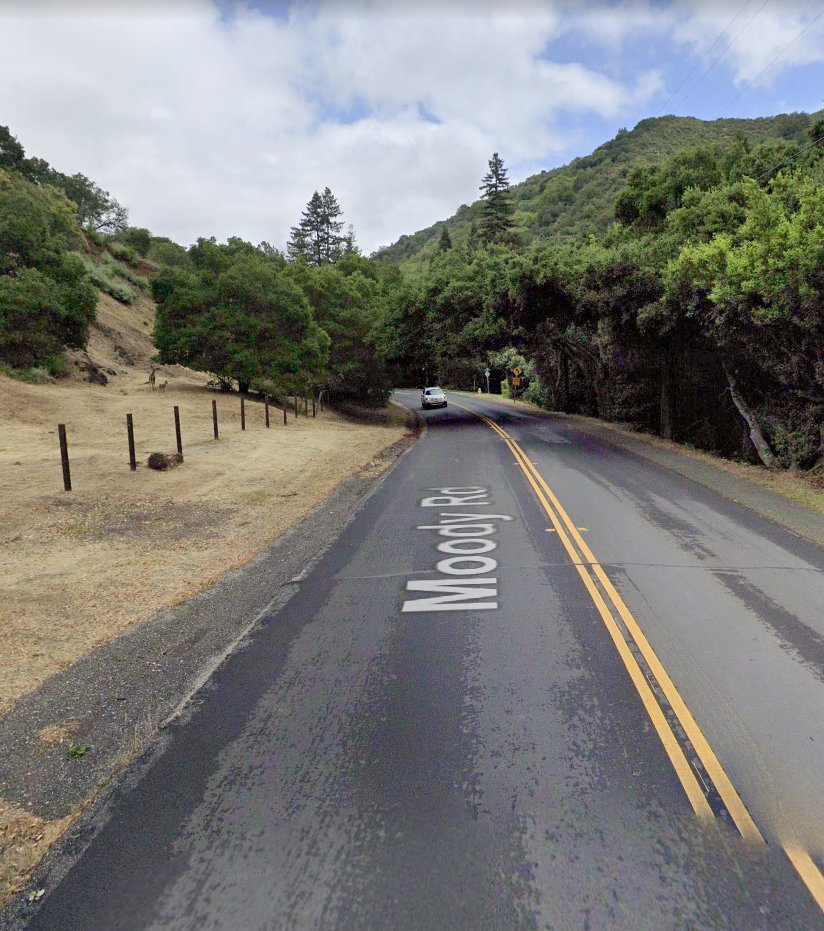
#> input picture images/pm4.png, 824 x 931 px
$ python david_teccie.py   (older library calls are emulated)
#> lines starting #> are read from the running program, lines starting #| are printed output that depends on the picture; after the words box and inside, x2 and y2 are one past the last pixel; in counts of white or black regions, pixels touching at a corner belong together
import numpy as np
import os
import random
import cv2


from skimage.morphology import binary_dilation, binary_erosion

def hist_match(source, template, ignore_black = True):
    """
    https://stackoverflow.com/questions/32655686/histogram-matching-of-two-images-in-python-2-x
    Adjust the pixel values of a grayscale image such that its histogram
    matches that of a target image

    Arguments:
    -----------
        source: np.ndarray
            Image to transform; the histogram is computed over the flattened
            array
        template: np.ndarray
            Template image; can have different dimensions to source
    Returns:
    -----------
        matched: np.ndarray
            The transformed output image
    """

    oldshape = source.shape
    source = source.ravel()
    template = template.ravel()

    # get the set of unique pixel values and their corresponding indices and
    # counts
    s_values, bin_idx, s_counts = np.unique(source, return_inverse=True,return_counts=True)
    if ignore_black:
        s_counts[0] = 0

    t_values, t_counts = np.unique(template, return_counts=True)
    if ignore_black:
        t_counts[0] = 0

    # take the cumsum of the counts and normalize by the number of pixels to
    # get the empirical cumulative distribution functions for the source and
    # template images (maps pixel value --> quantile)
    s_quantiles = np.cumsum(s_counts).astype(np.float64)
    s_quantiles /= s_quantiles[-1]
    t_quantiles = np.cumsum(t_counts).astype(np.float64)
    t_quantiles /= t_quantiles[-1]

    # interpolate linearly to find the pixel values in the template image
    # that correspond most closely to the quantiles in the source image
    interp_t_values = np.interp(s_quantiles, t_quantiles, t_values)

    returned_image = interp_t_values[bin_idx].reshape(oldshape)
    return returned_image.astype(np.uint8)

def coloured_image_to_edge_mark(coloured_image):
   image_sum = coloured_image[:,:,0] + coloured_image[:,:,1] + coloured_image[:,:,2]
   mask = image_sum > 0
   return mask

def triple_mask(mask):
    return np.stack( [mask]* 3, axis = 2)

def get_inner_and_outer_masks(mask):
    inner_mask = binary_erosion(binary_erosion(binary_dilation(mask)))
    inner_pixel_count = np.count_nonzero(inner_mask)
    #inner_mask = mask
    outer_mask = binary_dilation(binary_dilation(mask)) # no colour abnormaility
    outer_pixel_count = np.count_nonzero(outer_mask)
    print("inner_pixel_coint = ",inner_pixel_count)
    print("outer_pixel_count = ",outer_pixel_count)
    return inner_mask, outer_mask

def balance_histograms_using_v(inner, outer):
    """
    make RGB image inner have the same brightness (i.e. v) histogram as image outer
    """
    inner_v_before, inner_hsv = rgb_to_intensity(inner)
    outer_v,        outer_hsv = rgb_to_intensity(outer)
    inner_v_after = hist_match(inner_v_before, outer_v)
    inner_hsv[:,:,2] = inner_v_after                   # edit V channel only
    return cv2.cvtColor(inner_hsv, cv2.COLOR_HSV2BGR)  # return as BGR

def fill_in(io, edge_mask, outer_mask):
    """
    http://opencv-python-tutroals.readthedocs.io/en/latest/py_tutorials/py_photo/py_inpainting/py_inpainting.html
    """
    fill_in_method = cv2.INPAINT_TELEA # other choice cv2.INPAINT_NS - makes little visible difference
    io_hsv        = rgb_to_hsv(io)
    h_before      = io_hsv[:,:,0]
    s_before      = io_hsv[:,:,1]
    v_before      = io_hsv[:,:,2]

    outer_mask_uint    = np.where(outer_mask,255,0).astype(np.uint8)
    s_after   = cv2.inpaint(s_before, outer_mask_uint, 15, fill_in_method)       # use outer mask to fill in saturation
    h_after   = cv2.inpaint(h_before, outer_mask_uint, 15 ,fill_in_method)       # use outer mask to fill in hue
    v_after   = cv2.inpaint(v_before,       edge_mask,  2, fill_in_method)  # use edge to fill in hue

    io_hsv[:,:,0] = h_after
    io_hsv[:,:,1] = s_after
    io_hsv[:,:,2] = v_after
    return hsv_to_rgb(io_hsv)

def rgb_to_hsv(im):
    return cv2.cvtColor(im, cv2.COLOR_BGR2HSV)

def hsv_to_rgb(im):
    return cv2.cvtColor(im, cv2.COLOR_HSV2BGR)

def rgb_to_intensity(im):
     hsv  = rgb_to_hsv(im)
     return hsv[:,:,2], hsv

def make_random_colour_map_with_stats(stats, pop_thresh = 0):
    n = len(stats)
    colour_map = np.zeros( [n, 3], dtype=np.uint8)
    for i in range(n):
        if ( (pop_thresh != 0) and (stats[i][4] < pop_thresh) ) or  (i == 0):
             colour_map[i] = [0,0,0]                            # make small regions and region 0 (background) black
        else:
            for j in range(3):
                colour_map[i,j] = 1 + random.randint(0,254)     # big regions are a non-zero random colou
    return colour_map

"""

Image comes from here

https://www.architecture.com/image-library/RIBApix/licensed-image/poster/balintore-castle-angus-the-entrance-front/posterid/RIBA65186.html
"""

def display_and_output_image(name, im):
    cv2.imshow(name,im)
    file_name = os.path.join( "C:\\Users\\david\\Desktop\\", name + ".jpg")
    cv2.imwrite(file_name,im)


def create_letter_mask(image_saturation):
    """
    https://stackoverflow.com/questions/35854197/how-to-use-opencvs-connected-components-with-stats-in-python

    threshold saturation to detect letters (low saturation)
    find big connected components (small connected components are noise)
    """
    connectivity = 4
    ret, thresh_s = cv2.threshold(image_saturation, 42, 255, cv2.THRESH_BINARY_INV)  # 50 too high, 25 too low
    output = cv2.connectedComponentsWithStats(thresh_s, connectivity, cv2.CV_32S)
    blob_image = output[1]
    stats = output[2]
    pop_thresh = 170
    big_blob_colour_map = make_random_colour_map_with_stats(stats, pop_thresh)
    all_blob_colour_map = make_random_colour_map_with_stats(stats)
    big_blob_coloured_image = big_blob_colour_map[blob_image]                       # output
    all_blob_coloured_image = all_blob_colour_map[blob_image]                       # output
    display_and_output_image("big_blob_coloured_image", big_blob_coloured_image)
    display_and_output_image("all_blob_coloured_image", all_blob_coloured_image)
    letter_mask = coloured_image_to_edge_mark(big_blob_coloured_image)
    return letter_mask

def main():
    """
    original image comes from here

    https://www.architecture.com/image-library/RIBApix/licensed-image/poster/balintore-castle-angus-the-entrance-front/posterid/RIBA65186.html
    """

    import os
    p = os.getcwd()
    #im = cv2.imread(r"C:\Users\david\Desktop\riba_pix_cropped.jpg")
    p += "/images/pm4.png"
    print(p)
    im = cv2.imread(p)
#> im is the input picture: shape (931, 824, 3); mean B, G, R 119.4, 123.1, 123

    print (im.shape)
#| (931, 824, 3)
    display_and_output_image("image",im)
    hsv = rgb_to_hsv(im)
    image_saturation = hsv[:,:,1]                                                           # output
    display_and_output_image("image_saturation",image_saturation)

    letter_mask = create_letter_mask(image_saturation)
#> in create_letter_mask, `ret, thresh_s = cv2.threshold(image_saturation, 42, 255, cv2.THRESH_BI..`:
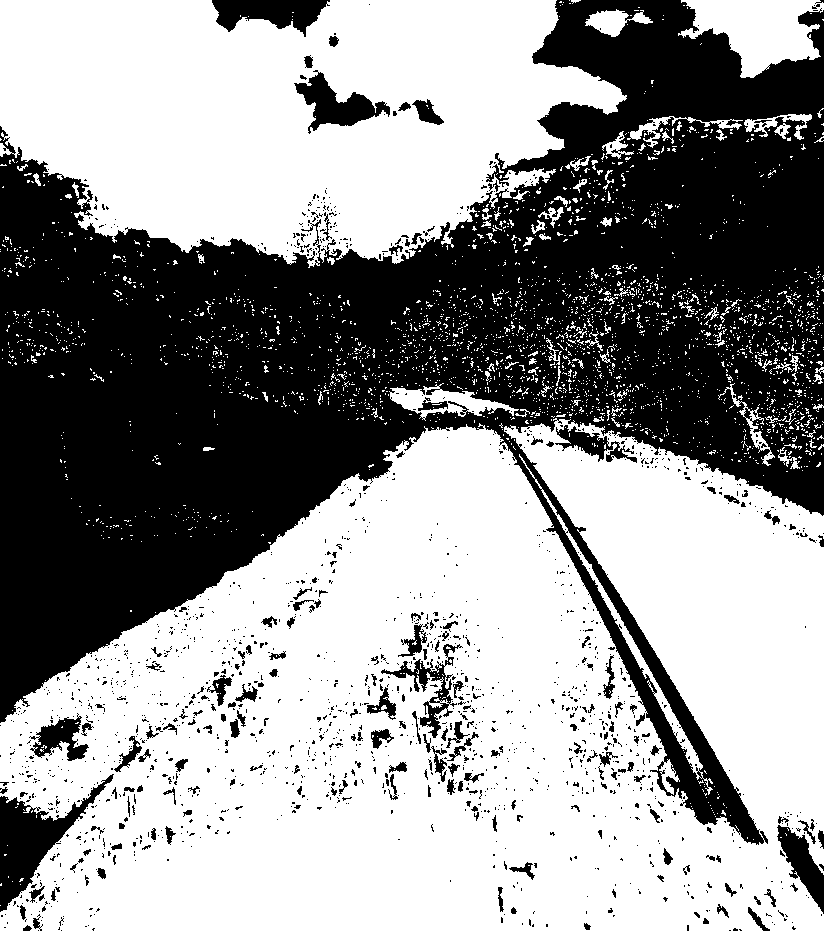
#> thresh_s: shape (931, 824); 58.4% white; 1646 black regions (1459 under 20 px), largest, box (x1, y1, x2, y2) and area: (0, 0, 824, 845) 288041, (0, 774, 114, 912) 4799, (212, 0, 330, 37) 2580
#> in create_letter_mask, `blob_image = output[1]`:
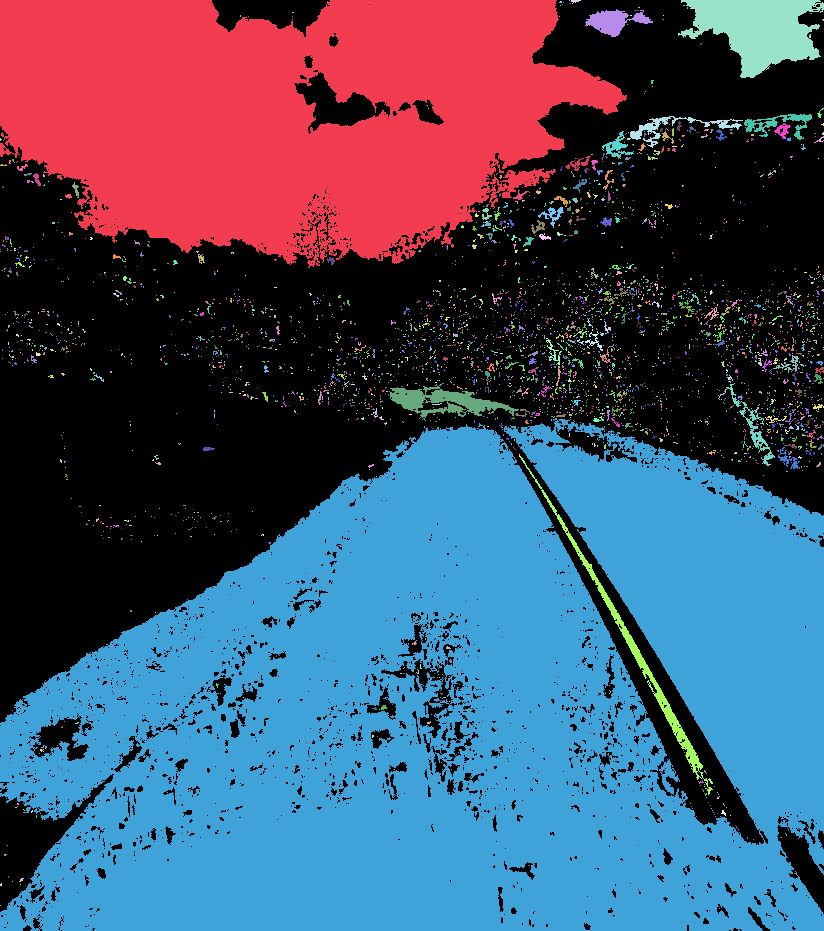
#> blob_image: shape (931, 824) int32; 2843 distinct labels, from 0 to 2842; one colour per label, 0 black
#> in create_letter_mask, `stats = output[2]`: stats = 2843 rows, first 6: [0, 0, 824, 931, 319263], [0, 0, 627, 268, 118965], [559, 1, 3, 2, 5], [569, 0, 1, 1, 1], [571, 0, 10, 4, 21], [678, 0, 146, 78, 6653]
#> in make_random_colour_map_with_stats, `n = len(stats)`: n = 2843
#> after the loop in make_random_colour_map_with_stats, `for i in range(n):`: colour_map = 2843 rows, first 8: [0, 0, 0], [217, 99, 195], [0, 0, 0], [0, 0, 0], [0, 0, 0], [228, 108, 11], [0, 0, 0], [0, 0, 0]
#> in create_letter_mask, `big_blob_colour_map = make_random_colour_map_with_stats(stats, pop_thr..`: big_blob_colour_map has the same summary as colour_map in make_random_colour_map_with_stats
#> after the loop in make_random_colour_map_with_stats (call 2), `for i in range(n):`: colour_map = 2843 rows, first 8: [0, 0, 0], [65, 253, 233], [137, 252, 181], [208, 155, 231], [38, 80, 26], [187, 19, 231], [218, 176, 85], [121, 144, 26]
#> in create_letter_mask, `all_blob_colour_map = make_random_colour_map_with_stats(stats)`: all_blob_colour_map has the same summary as colour_map in make_random_colour_map_with_stats

    # outer mask bigger than letter mask
    # inner mask smaller than letter mask
    # edge mask is between inner and outer mask and contains black line round letters (i.e. to be removed)
    inner_mask, outer_mask =  get_inner_and_outer_masks(letter_mask)
#> in get_inner_and_outer_masks, `inner_pixel_count = np.count_nonzero(inner_mask)`: inner_pixel_count = 428806
#> in get_inner_and_outer_masks, `outer_pixel_count = np.count_nonzero(outer_mask)`: outer_pixel_count = 468222
#| inner_pixel_coint =  428806
#| outer_pixel_count =  468222
    edge_mask = np.logical_and( np.logical_not(inner_mask), outer_mask)
#> edge_mask: shape (931, 824) bool; 5.1% white in thin lines or dots
    edge_mask = np.where(edge_mask,255,0).astype(np.uint8)
#> edge_mask: shape (931, 824); 5.1% white in thin lines or dots
    display_and_output_image("edge_mask",edge_mask)

    inner_image = np.where( triple_mask(inner_mask), im, 0)
    outer_image = np.where( triple_mask(outer_mask) ,0 ,im)

    balanced_inner_image = balance_histograms_using_v(inner_image,outer_image)
#> in balance_histograms_using_v, `outer_v,        outer_hsv = rgb_to_intensity(outer)`:
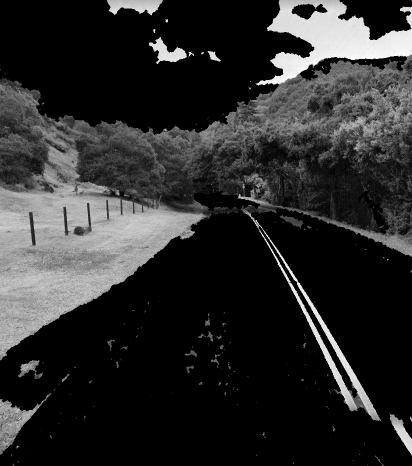
#> outer_v: shape (931, 824) (shown at 1/2 size); min 0, max 254, mean 43.9
#> in hist_match, `s_values, bin_idx, s_counts = np.unique(source, return_inverse=True,re..`: s_values = 229 values from 0 to 255; s_counts = 229 values, max 338338 at index 0, min 1 at index 1, mean 3350
#> in hist_match, `t_values, t_counts = np.unique(template, return_counts=True)`: t_values = 255 values from 0 to 254; t_counts = 255 values, max 468240 at index 0, min 19 at index 254, mean 3008.4
#> in hist_match, `s_quantiles = np.cumsum(s_counts).astype(np.float64)`: s_quantiles = 229 values from 0 to 428806
#> in hist_match, `s_quantiles /= s_quantiles[-1]`: s_quantiles = 229 values from 0 to 1
#> in hist_match, `t_quantiles = np.cumsum(t_counts).astype(np.float64)`: t_quantiles = 255 values from 0 to 298904
#> in hist_match, `t_quantiles /= t_quantiles[-1]`: t_quantiles = 255 values from 0 to 1
#> in hist_match, `interp_t_values = np.interp(s_quantiles, t_quantiles, t_values)`: interp_t_values = 229 values from 0 to 254

    before_filling_in = balanced_inner_image + outer_image                                   # output
    display_and_output_image("before_filling_in",before_filling_in)

    after_filling_in = fill_in(before_filling_in, edge_mask, outer_mask)                     # output
#> in hsv_to_rgb, `return cv2.cvtColor(im, cv2.COLOR_HSV2BGR)`:
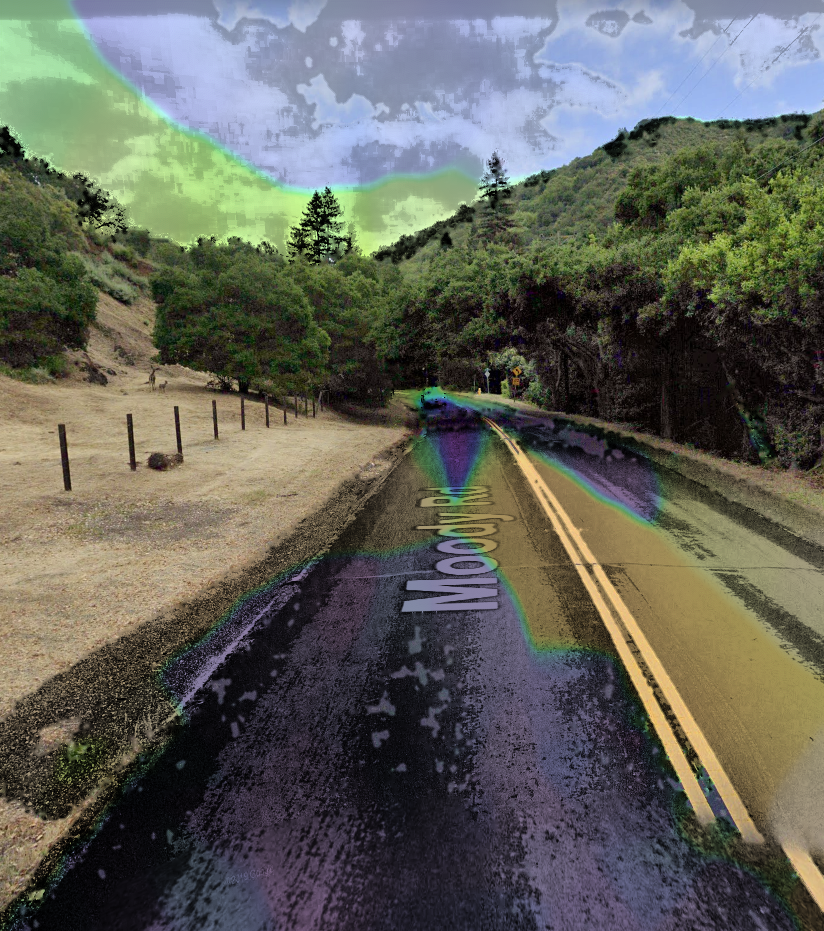
#> returned value: shape (931, 824, 3); mean B, G, R 89.6, 98.5, 97.3
    display_and_output_image("after_filling_in",after_filling_in)

    cv2.waitKey(0)
    cv2.destroyAllWindows()


if __name__ == '__main__':
    main()

$ run again, with images/pm0.png copied over images/pm4.png
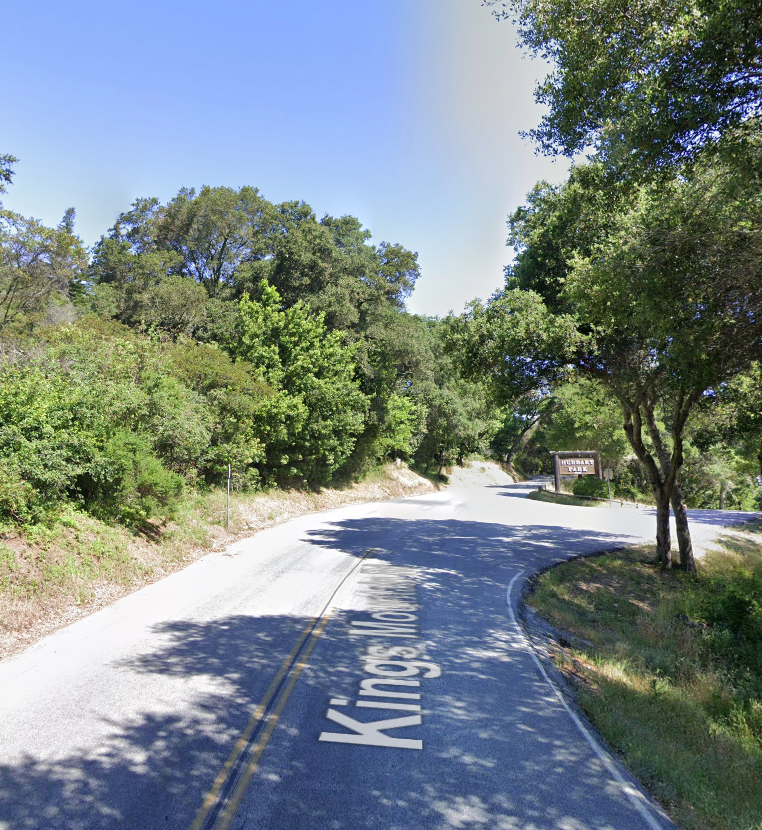
#> input picture images/pm0.png, 762 x 830 px
#> in main, im is the input picture: shape (830, 762, 3); mean B, G, R 134.8, 134.4, 121.4
#| (830, 762, 3)
#> thresh_s: shape (830, 762); 21.7% white; 3768 white regions (3537 under 20 px), largest, box (x1, y1, x2, y2) and area: (0, 450, 762, 780) 67107, (385, 0, 604, 327) 28064, (0, 192, 84, 301) 3287
#> in create_letter_mask, `blob_image = output[1]`:
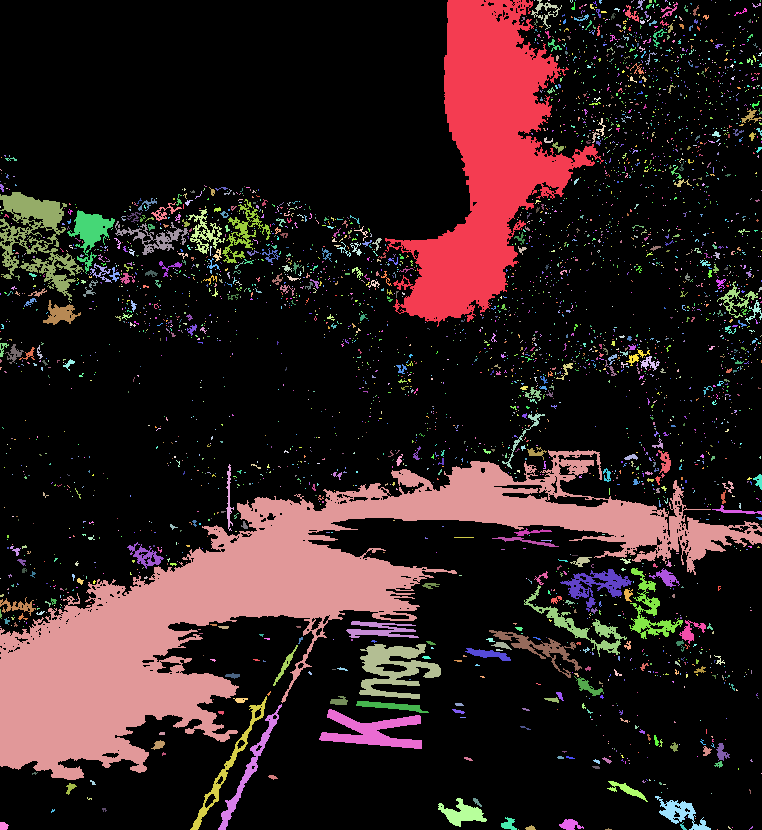
#> blob_image: shape (830, 762) int32; 3769 distinct labels, from 0 to 3768; one colour per label, 0 black
#> n = 3769
#> inner_mask: shape (830, 762) bool; 16.8% white; 181 white regions (122 under 20 px), largest, box (x1, y1, x2, y2) and area: (0, 451, 762, 779) 63019, (400, 0, 597, 322) 26734, (360, 645, 440, 698) 1763
#> inner_pixel_count = 106237
#> outer_mask: shape (830, 762) bool; 23.6% white; 17 white regions, largest, box (x1, y1, x2, y2) and area: (0, 448, 762, 830) 84338, (383, 0, 606, 329) 32425, (0, 190, 273, 327) 12139
#> outer_pixel_count = 149528
#| inner_pixel_coint =  106237
#| outer_pixel_count =  149528
#> s_values = 242 values from 0 to 255; s_counts = 242 values, max 526223 at index 0, min 1 at index 1, mean 2613.5
#> t_values = 254 values from 0 to 255; t_counts = 254 values, max 149528 at index 0, min 2 at index 1, mean 2490
#> in hist_match, `s_quantiles = np.cumsum(s_counts).astype(np.float64)`: s_quantiles = 242 values from 0 to 106237
#> in hist_match, `s_quantiles /= s_quantiles[-1]`: s_quantiles = 242 values from 0 to 1
#> in hist_match, `t_quantiles = np.cumsum(t_counts).astype(np.float64)`: t_quantiles = 254 values from 0 to 482932
#> in hist_match, `t_quantiles /= t_quantiles[-1]`: t_quantiles = 254 values from 0 to 1
#> interp_t_values = 242 values from 0 to 255
#> inner_hsv: shape (830, 762, 3); mean H, S, V 15.2, 2.2, 23.5
#> in hsv_to_rgb, `return cv2.cvtColor(im, cv2.COLOR_HSV2BGR)`:
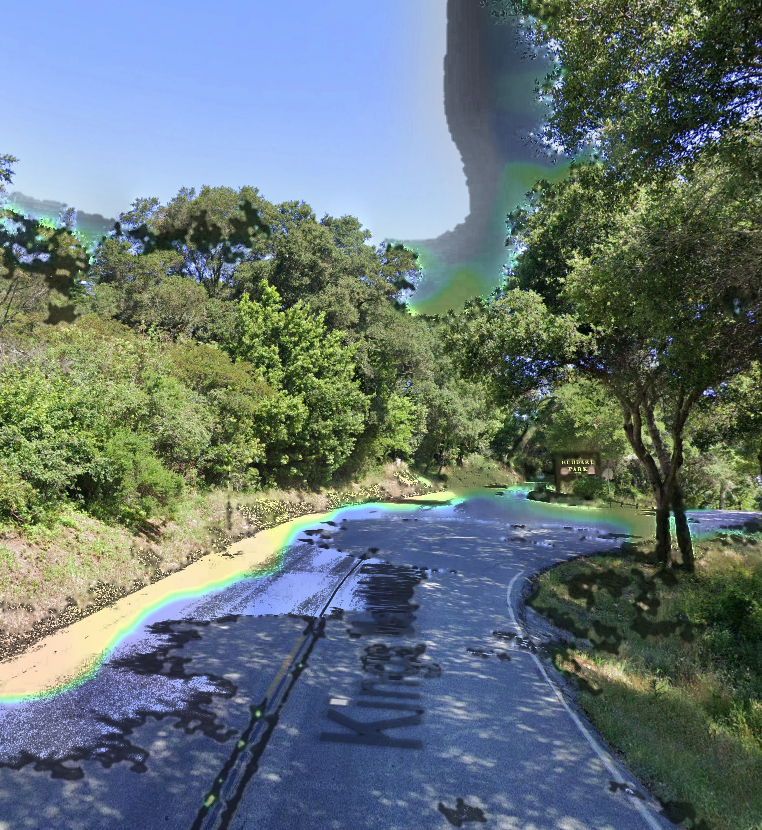
#> returned value: shape (830, 762, 3); mean B, G, R 117.7, 117.2, 101.7
